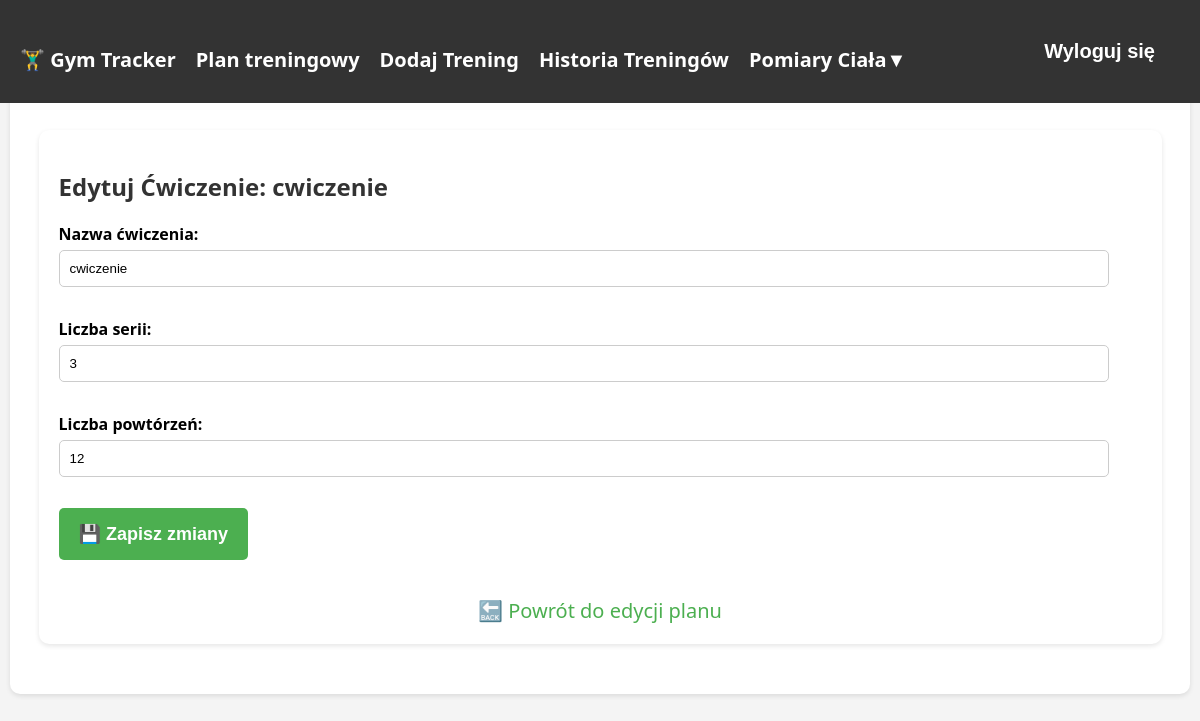
The page /edytuj_cwiczenie/19/ (signed in) on the database as committed earlier.
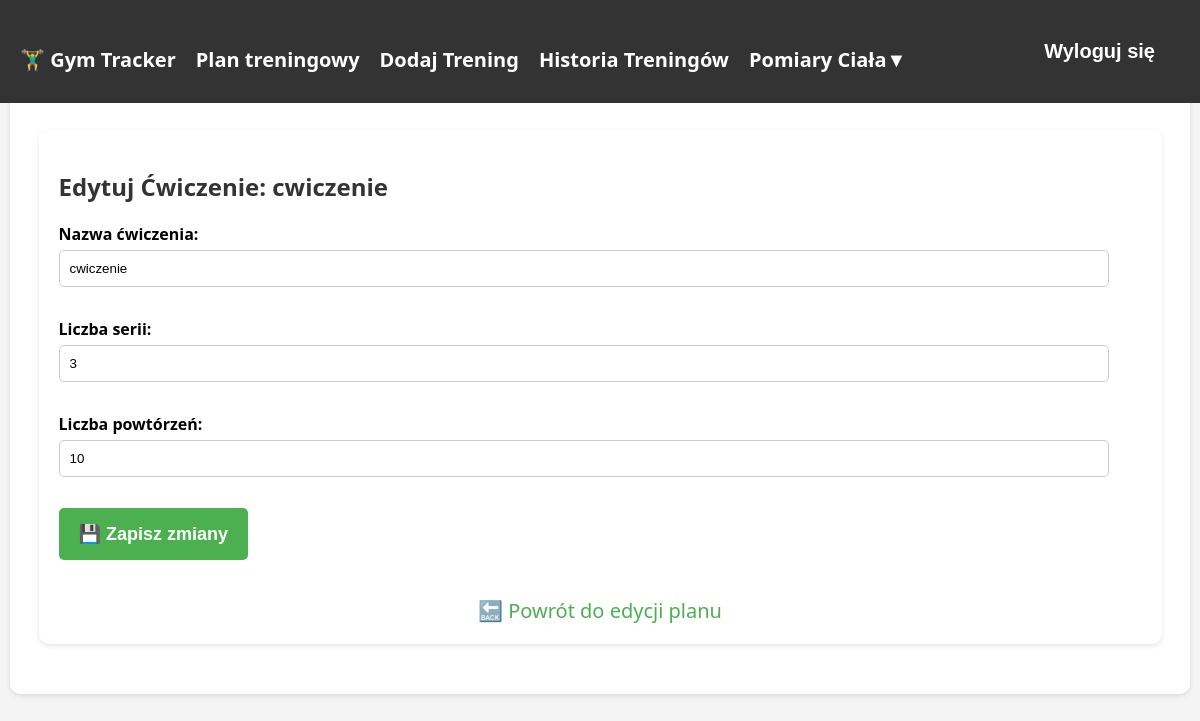
The same page on the database as committed later.
### tracker/models.py (models this page shows, shortened)
class Exercise(models.Model):
    training_day = models.ForeignKey(TrainingDay, on_delete=models.CASCADE, null=True, blank=True, related_name='exercises')
    nazwa = models.CharField(max_length=100, verbose_name="Nazwa ćwiczenia", default="cwiczenie")
    serie = models.IntegerField(verbose_name="Liczba serii", default= 3)
    powtorzenia = models.IntegerField(verbose_name="Liczba powtórzeń", default= 12)

### tracker/views.py (the view)
# urls.py: path("edytuj_cwiczenie/<int:exercise_id>/", edit_exercise, name="edit_exercise"),
@login_required
def edit_exercise(request, exercise_id):
    exercise = get_object_or_404(Exercise, id=exercise_id)
    if request.method == "POST":
        form = ExerciseForm(request.POST, instance=exercise)
        if form.is_valid():
            form.save()
            return redirect("edit_training_plan", plan_id=exercise.training_day.plan.id)  # ⬅️ Powrót do edycji planu
    else:
        form = ExerciseForm(instance=exercise)
    return render(request, "tracker/edit_exercise.html", {"form": form, "exercise": exercise})

### tracker/forms.py
class ExerciseForm(forms.ModelForm):
    class Meta:
        model = Exercise
        fields = ["nazwa", "serie", "powtorzenia"]
        labels = {
            "nazwa": "Nazwa ćwiczenia",
            "serie": "Liczba serii",
            "powtorzenia": "Liczba powtórzeń",
        }

### tracker/templates/tracker/edit_exercise.html (shortened to what this page needs)
{% extends "tracker/base.html" %}
{% block content %}
<div class="container">
    <h2>Edytuj Ćwiczenie: {{ exercise.nazwa }}</h2>
    <form method="post">
        {{ form.as_p }}
        <button type="submit" class="btn btn-success">💾 Zapisz zmiany</button>
    </form>
    <br>
    <a href="{% url 'edit_training_plan' exercise.training_day.plan.id %}" class="btn btn-secondary">🔙 Powrót do edycji planu</a>
</div>
{% endblock %}

Rows that differ between the two databases and show on the page:
changed Exercise "cwiczenie": powtorzenia "12" → "10"
